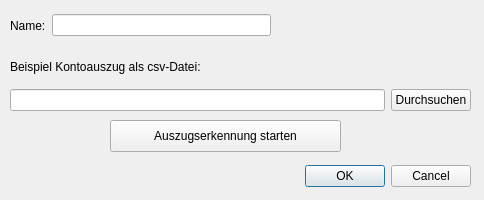
<?xml version="1.0" encoding="UTF-8"?>
<ui version="4.0">
 <class>createAccountDialog</class>
 <widget class="QDialog" name="createAccountDialog">
  <property name="geometry">
   <rect>
    <x>0</x>
    <y>0</y>
    <width>484</width>
    <height>200</height>
   </rect>
  </property>
  <property name="windowTitle">
   <string>Konto hinzufügen</string>
  </property>
  <widget class="QDialogButtonBox" name="buttonBox">
   <property name="geometry">
    <rect>
     <x>130</x>
     <y>160</y>
     <width>341</width>
     <height>32</height>
    </rect>
   </property>
   <property name="orientation">
    <enum>Qt::Horizontal</enum>
   </property>
   <property name="standardButtons">
    <set>QDialogButtonBox::Cancel|QDialogButtonBox::Ok</set>
   </property>
  </widget>
  <widget class="QWidget" name="gridLayoutWidget">
   <property name="geometry">
    <rect>
     <x>10</x>
     <y>50</y>
     <width>461</width>
     <height>61</height>
    </rect>
   </property>
   <layout class="QGridLayout" name="gridLayout">
    <item row="0" column="0">
     <widget class="QLabel" name="label">
      <property name="text">
       <string>Beispiel Kontoauszug als csv-Datei:</string>
      </property>
     </widget>
    </item>
    <item row="1" column="0">
     <widget class="QLineEdit" name="exampleFileEdit">
      <property name="text">
       <string/>
      </property>
     </widget>
    </item>
    <item row="1" column="1">
     <widget class="QPushButton" name="searchButton">
      <property name="text">
       <string>Durchsuchen</string>
      </property>
     </widget>
    </item>
   </layout>
  </widget>
  <widget class="QWidget" name="horizontalLayoutWidget">
   <property name="geometry">
    <rect>
     <x>10</x>
     <y>10</y>
     <width>261</width>
     <height>31</height>
    </rect>
   </property>
   <layout class="QHBoxLayout" name="horizontalLayout">
    <item>
     <widget class="QLabel" name="nameLabel">
      <property name="text">
       <string>Name:</string>
      </property>
     </widget>
    </item>
    <item>
     <widget class="QLineEdit" name="nameLineEdit"/>
    </item>
   </layout>
  </widget>
  <widget class="QPushButton" name="statementDetectionButton">
   <property name="geometry">
    <rect>
     <x>110</x>
     <y>120</y>
     <width>231</width>
     <height>32</height>
    </rect>
   </property>
   <property name="text">
    <string>Auszugserkennung starten</string>
   </property>
  </widget>
 </widget>
 <resources/>
 <connections>
  <connection>
   <sender>buttonBox</sender>
   <signal>accepted()</signal>
   <receiver>createAccountDialog</receiver>
   <slot>accept()</slot>
   <hints>
    <hint type="sourcelabel">
     <x>248</x>
     <y>254</y>
    </hint>
    <hint type="destinationlabel">
     <x>157</x>
     <y>274</y>
    </hint>
   </hints>
  </connection>
  <connection>
   <sender>buttonBox</sender>
   <signal>rejected()</signal>
   <receiver>createAccountDialog</receiver>
   <slot>reject()</slot>
   <hints>
    <hint type="sourcelabel">
     <x>316</x>
     <y>260</y>
    </hint>
    <hint type="destinationlabel">
     <x>286</x>
     <y>274</y>
    </hint>
   </hints>
  </connection>
 </connections>
</ui>
